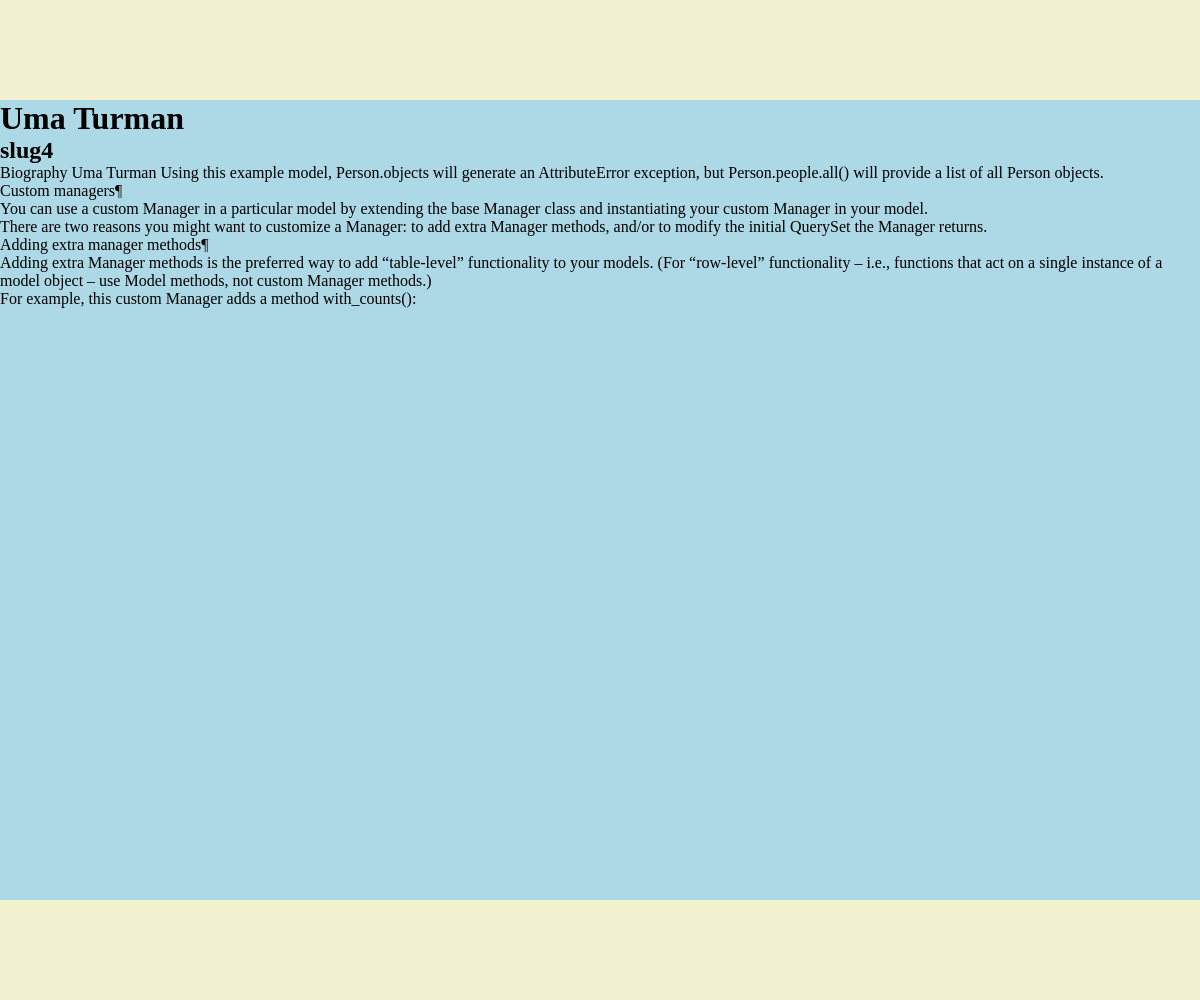
The page /post/slug4/ on the database its author committed.
### women/models.py (models this page shows, shortened)
class Women(models.Model):
    class Status(models.IntegerChoices): # https://docs.djangoproject.com/en/6.0/ref/models/fields/#:~:text=choices
        DRAFT = 0, 'Черновик'
        PUBLISHED = 1, 'Опубликовано'
    title = models.CharField(max_length=255, verbose_name='Заголовок')
    slug=models.SlugField(max_length=255, unique=True, db_index=True, verbose_name='URL') #https://docs.djangoproject.com/en/6.0/ref/models/fields/#slugfield
    content = models.TextField(verbose_name='Текст статьи')
    time_create = models.DateTimeField(auto_now_add=True, verbose_name='Дата создания')
    time_update = models.DateTimeField(auto_now=True, verbose_name='Дата последнего редактирования')
    is_published = models.BooleanField(choices=Status.choices, default=Status.PUBLISHED, verbose_name='Опубликована')
    objects=models.Manager() # чтобы objects тоже работал
    published=PublishedManager()
    class Meta:
        verbose_name = 'Статья о женщине'
        verbose_name_plural = 'Статьи о женщинах'
        ordering = ['-time_create']  # сортируем статьи по убыванию даты создания https://docs.djangoproject.com/en/6.0/ref/models/options/#django.db.models.Options.ordering
        indexes = [
            models.Index(fields=['-time_create',]),
        ]

### women/views.py (the view)
# urls.py: path('post/<slug:post_slug>/', views.show_post, name='show_post'),
def show_post(request, post_slug):
    pos = get_object_or_404(Women, slug=post_slug)
    title = "POST"
    context = {
        "title": title,
        "menu": menu,
        "pos": pos,
        "cat_selected": 1,
    }
    return render(request, "women/show_post.html", context)

### women/templates/women/show_post.html
{% extends "base.html" %}
{% block sidebar %}
    <h1>{{pos.title}}</h1>
    <h2>{{pos.slug}}</h2>
    <p>{{pos.content|linebreaks }}</p>
{% endblock %}

### women/static/women/css/style.css (style rules this page uses)
* { margin: 0; padding: 0; }

### rows shown on the page
Women: title "Uma Turman", slug "slug4", content "Biography Uma Turman Using this example model, Person.objects will generate an AttributeError exception, but Person.people.all() will provide a list of all Person objects. Custom managers¶ You can use a custom Manager in a particular model by extending the base Manager class and instantiating your custom Manager in your model. There are two reasons you might want to customize a Manager: to add extra Manager methods, and/or to modify the initial QuerySet the Manager returns. Adding extra manager methods¶ Adding extra Manager methods is the preferred way to add “table-level” functionality to your models. (For “row-level” functionality – i.e., functions that act on a single instance of a model…"
